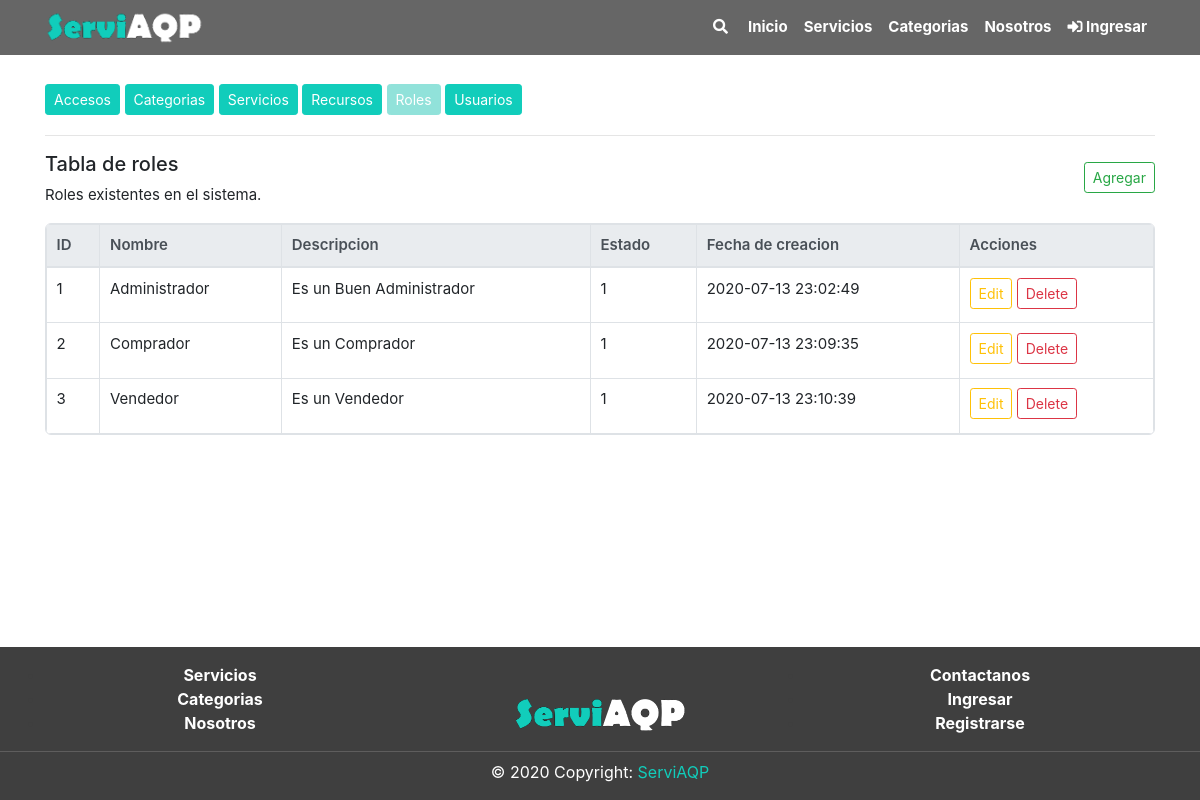
Screenshot of /rol/index.php with the database file from the repository.
### tables this page shows
CREATE TABLE `rol` (
  `RolId` int(11) NOT NULL,
  `RolNom` varchar(50) NOT NULL,
  `RolDes` text NOT NULL,
  `RolEstReg` int(11) NOT NULL DEFAULT 1,
  `RolFecCre` timestamp NOT NULL DEFAULT current_timestamp()
);

### includes/global_variable.php (called while the page is built)
<?php
$dirEjec = "/ServiAQP";
?>

### rol/index.php (the view, shortened to what this page needs)
<?php
include("../includes/global_variable.php");
include("../includes/header.php");
?>
<div class="section">
	<div class="container pt-4">
		<div class="mb-2">
			<a href="<?= $dirEjec ?>/acceso" class="btn btn-primary btn-sm mb-1">Accesos</a>
			<a href="<?= $dirEjec ?>/categorias/tabla.php" class="btn btn-primary btn-sm mb-1">Categorias</a>
			<a href="<?= $dirEjec ?>/servicios/tabla.php" class="btn btn-primary btn-sm mb-1">Servicios</a>
			<a href="<?= $dirEjec ?>/recurso" class="btn btn-primary btn-sm mb-1">Recursos</a>
			<a href="<?= $dirEjec ?>/rol" class="btn btn-primary btn-sm mb-1 btn-disabled disabled">Roles</a>
			<a href="<?= $dirEjec ?>/usuario" class="btn btn-primary btn-sm mb-1 ">Usuarios</a>
		</div>
		<hr class="mt-3">
		<div class="mt-3 row">
			<div class="col-10 ">
				<h5>Tabla de roles</h5>
				<p>Roles existentes en el sistema.</p>
			</div>
			<div class="col-2 align-self-center mb-3">
				<?php
				include("crud_rol/add.php");
				?>
			</div>
		</div>
		<div>
			<?php
			$query = "SELECT * FROM ROL";
			$resultProduct = mysqli_query($conn, $query);
			if (mysqli_num_rows($resultProduct) > 0) {
			?>
				<div class="table-responsive table-bordered tb">
					<table class='table'>
						<thead class="thead-light">
							<th>ID</th>
							<th>Nombre</th>
							<th>Descripcion</th>
							<th>Estado</th>
							<th>Fecha de creacion</th>
							<th>Acciones</th>
						</thead>
						<tbody>
							<?php
							while ($row = mysqli_fetch_array($resultProduct)) {
							?>
								<tr>
									<td><?php echo $row['RolId'] ?></td>
									<td><?php echo $row['RolNom'] ?></td>
									<td><?php echo $row['RolDes'] ?></td>
									<td><?php echo $row['RolEstReg'] ?></td>
									<td><?php echo $row['RolFecCre'] ?></td>
									<td>
										<button type="button" onclick="edit_rol(<?php echo $row['RolId'] ?>)" class="btn btn-outline-warning btn-sm mb-1" data-toggle="modal" data-target="#editModal" data-whatever="@mdo">Edit</button>
										<a href="crud_rol/delete.php?id=<?php echo $row['RolId'] ?>" class="btn btn-outline-danger btn-sm mb-1">
											Delete
										</a>
									</td>
								</tr>
							<?php } ?>
						</tbody>
					</table>
				</div>
			<?php } else { ?>
				<p>No hay elementos</p>
			<?php } ?>
		</div>
	</div>
</div>
<?php
include("../includes/footer.php");
?>

### frontend/css/style.css (style rules this page uses)
:root { --color-principal: #11cdbb; --fondo-principal: white; --color-principal-hover: rgb(24, 170, 155); --color-principal-disa: rgb(87, 211, 199); --color-footer: rgb(63, 63, 63); }
* { margin: 0; padding: 0; -webkit-box-sizing: border-box; -moz-box-sizing: border-box; box-sizing: border-box; }
html { position: relative; min-height: 100%; background-color: var(--fondo-principal); }
body { margin-bottom: 190px; background-color: var(--fondo-principal); }
div.section { background-color: var(--fondo-principal); margin-top: 60px; }
p { font-size: 15px; }
a { color: var(--color-principal); }
.btn-primary { background-color: var(--color-principal) !important; border-color: var(--color-principal); }
.btn-disabled { background-color: var(--color-principal-disa) !important; border-color: var(--color-principal-disa) !important; }
.table { font-size: 15px; margin: 0px; }
.tb { border-radius: 6px; }
.table td, .table th { padding: .6rem; }
.table th { font-weight: 600; }

### rows the page displays
rol: RolId "1", RolNom "Administrador", RolDes "Es un Buen Administrador", RolEstReg "1", RolFecCre "2020-07-13 23:02:49"
rol: RolId "2", RolNom "Comprador", RolDes "Es un Comprador", RolEstReg "1", RolFecCre "2020-07-13 23:09:35"
rol: RolId "3", RolNom "Vendedor", RolDes "Es un Vendedor", RolEstReg "1", RolFecCre "2020-07-13 23:10:39"
